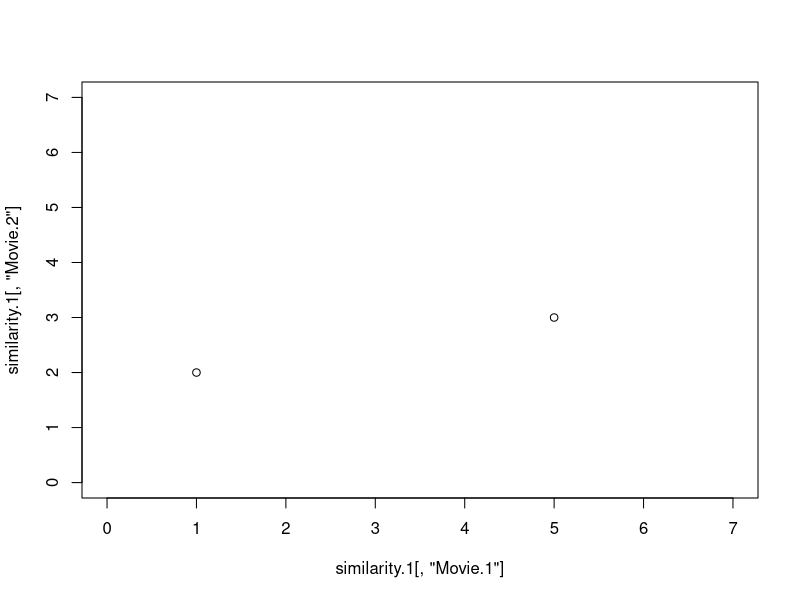
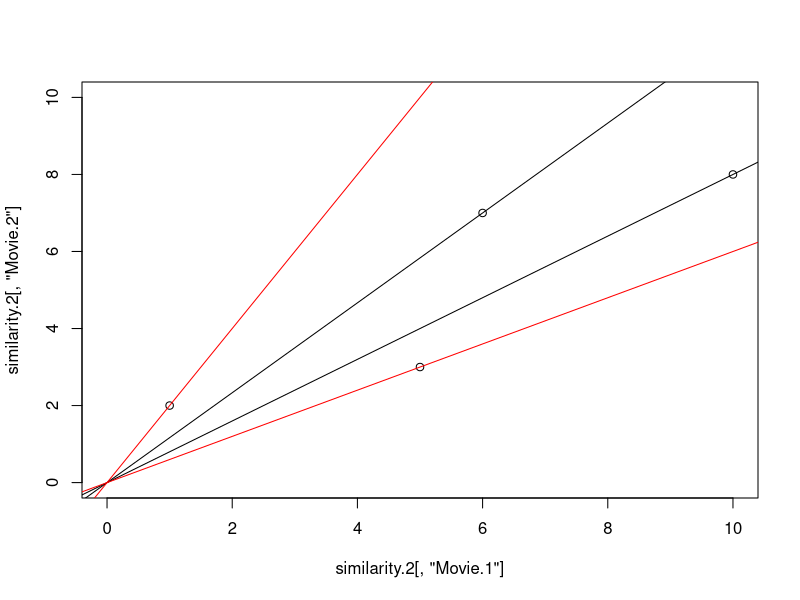

Recreate these plots in R, in order.
#Yanwen Wang
#University of British Columbia
#Customer Relationship Management
#Updated March 2018

#Demonstrate different distance metrics, how to compute them, pros and cons

#rm(list=ls())

#Set working directory
similarity.1<-t(data.frame(c(1,2),c(5,3)))

rownames(similarity.1)<-c("Alice","Bernard")
colnames(similarity.1)<-c("Movie.1","Movie.2")

plot(similarity.1[,"Movie.1"],similarity.1[,"Movie.2"],ylim=c(0,7),xlim=c(0,7))


similarity.1.manhattan<-as.matrix(dist(similarity.1, method="manhattan"))
rownames(similarity.1.manhattan)<-c("Alice","Bernard")
colnames(similarity.1.manhattan)<-c("Alice","Bernard")
similarity.1.manhattan


similarity.1.euclidean<-as.matrix(dist(similarity.1, method="euclidean"))
rownames(similarity.1.euclidean)<-c("Alice","Bernard")
colnames(similarity.1.euclidean)<-c("Alice","Bernard")
similarity.1.euclidean


#install.packages('proxy') # This package adds cosine to the distance functions that can be computed
library('proxy') 

similarity.1.cosine<-as.matrix(dist(similarity.1, method="cosine"))
similarity.1.cosine<-1-similarity.1.cosine #This function actually returns 1-cosine, so need to convert
similarity.1.cosine
angle.1<-acos(similarity.1.cosine)/(2*pi/360)

rownames(similarity.1.cosine)<-c("Alice","Bernard")
colnames(similarity.1.cosine)<-c("Alice","Bernard")
angle.1

# Correlation can't be visualized for bivariate data
similarity.1.correlation<-cor(t(similarity.1), use="pairwise.complete.obs")
rownames(similarity.1.correlation)<-c("Alice","Bernard")
colnames(similarity.1.correlation)<-c("Alice","Bernard")
similarity.1.correlation



# How each distance is sensitive to scaling? 
# Add a constant to each value
similarity.2<-t(data.frame(c(1 +5,2 +5),c(5 *2,3 +5)))

rownames(similarity.2)<-c("Alice","Bernard")
colnames(similarity.2)<-c("Movie.1","Movie.2")

# Plot
plot(similarity.2[,"Movie.1"],similarity.2[,"Movie.2"],ylim=c(0,10),xlim=c(0,10))
points(c(1,5),c(2,3))
abline(0,7/6); abline(0,8/10)
abline(0,2/1,col="red"); abline(0,3/5,col="red")

# Get similarity matrix and Compare to previous
similarity.2.manhattan<-as.matrix(dist(similarity.2, method="manhattan"))
similarity.2.euclidean<-as.matrix(dist(similarity.2, method="euclidean"))
similarity.2.cosine<-1-as.matrix(dist(similarity.2, method="cosine"))
similarity.2.correlation<-cor(t(similarity.2), use="pairwise.complete.obs")


similarity.1.manhattan
similarity.2.manhattan

similarity.1.euclidean
similarity.2.euclidean

similarity.1.correlation
similarity.2.correlation

similarity.1.cosine
similarity.2.cosine
similarity.2.cosine
angle.2<-acos(similarity.2.cosine)/(pi/180)
angle.2





#How do distance functions treat missing data?
similarity.3<-t(data.frame(c(NA,NA,4,4,5),c(1,2,2,2,3)))

rownames(similarity.3)<-c("Alice","Bernard")
colnames(similarity.3)<-c("Movie.1","Movie.2","Movie.3","Movie.4","Movie.5")
similarity.3

similarity.3.manhattan<-as.matrix(dist(similarity.3, method="manhattan"))
rownames(similarity.3.manhattan)<-c("Alice","Bernard")
colnames(similarity.3.manhattan)<-c("Alice","Bernard")
similarity.3.manhattan

similarity.3.euclidean<-as.matrix(dist(similarity.3, method="euclidean"))
rownames(similarity.3.euclidean)<-c("Alice","Bernard")
colnames(similarity.3.euclidean)<-c("Alice","Bernard")
similarity.3.euclidean






#Compare distance functions after scaling one set of values. Cindy's scores are Alice's plus a constant
similarity.4<-t(data.frame(c(2,2,4,4,5),c(1,2,2,2,3),c(2+5,2+5,4+5,4+5,5+5) ))
rownames(similarity.4)<-c("Alice","Bernard","Cindy")
colnames(similarity.4)<-c("Movie.1","Movie.2","Movie.3","Movie.4","Movie.5")
similarity.4

similarity.4.cosine<-1-as.matrix(dist(similarity.4, method="cosine"))
similarity.4.cosine

similarity.4.correlation<-cor(t(similarity.4), use="pairwise.complete.obs")
rownames(similarity.4.correlation)<-c("Alice","Bernard","Cindy")
colnames(similarity.4.correlation)<-c("Alice","Bernard","Cindy")
similarity.4.correlation

similarity.4.manhattan<-as.matrix(dist(similarity.4, method="manhattan"))
rownames(similarity.4.manhattan)<-c("Alice","Bernard","Cindy")
colnames(similarity.4.manhattan)<-c("Alice","Bernard","Cindy")
similarity.4.manhattan

similarity.4.euclidean<-as.matrix(dist(similarity.4, method="euclidean"))
rownames(similarity.4.euclidean)<-c("Alice","Bernard","Cindy")
colnames(similarity.4.euclidean)<-c("Alice","Bernard","Cindy")
similarity.4.euclidean





